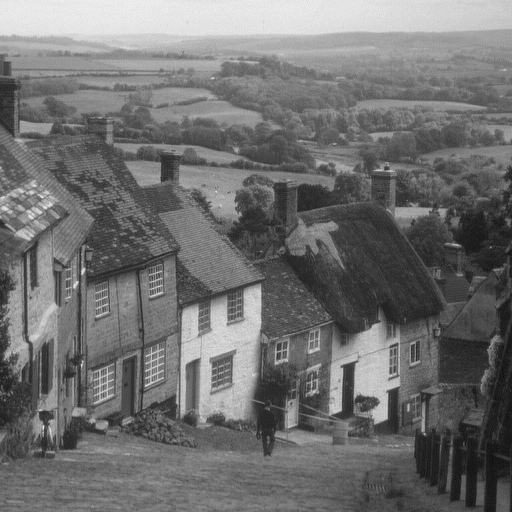
#> input picture Introduction computer vision/Week 2/Data/_goldhill.bmp, 512 x 512 px
$ jupyter execute --allow-errors '2.3.2_ Histograms and Intensity Transformations.ipynb'
#> lines starting #> are read from the running program, lines starting #| are printed output that depends on the picture; after the words box and inside, x2 and y2 are one past the last pixel; in counts of white or black regions, pixels touching at a corner belong together
<p style="text-align:center">
    <a href=""https://skills.network/?utm_medium=Exinfluencer&utm_source=Exinfluencer&utm_content=000026UJ&utm_term=10006555&utm_id=NA-SkillsNetwork-Channel-SkillsNetworkCoursesIBMDeveloperSkillsNetworkCV0101ENCoursera872-2022-01-01" target="_blank">

    </a>
</p>

<h1>Histogram and Intensity Transformations</h1>

Estimated time needed: **40** minutes

<h2>Objectives</h2>

Pixel Transforms are operations you perform one pixel at a time. In this lab, you will start by creating histograms. Histograms display the intensity of the image and can be used to optimize image characteristics. You will then apply Intensity Transformations, making objects easier to see by improving image contrast and brightness. In the last portion of the lab, you will use thresholding to segment objects from images.

<ul>
    <li><a href='#PT'>Pixel Transforms  </a>
        <ul>
            <li>Histograms </li>
            <li>Intensity Transformations</li>
            <li>Thresholding and Simple Segmentation </li>
</ul>

----

Download the image for the lab

[cell 1]
import os
import requests

# Create a directory for storing data if it doesn't exist
data_folder = "Data"
if not os.path.exists(data_folder):
    os.makedirs(data_folder)

# Define the URLs and file names
urls = [
    ("https://cf-courses-data.s3.us.cloud-object-storage.appdomain.cloud/IBMDeveloperSkillsNetwork-CV0101EN-SkillsNetwork/images%20/images_part_1/lenna.png", " lenna.png"),
("https://cf-courses-data.s3.us.cloud-object-storage.appdomain.cloud/IBMDeveloperSkillsNetwork-CV0101EN-SkillsNetwork/images%20/images_part_1/baboon.png", " baboon.png"),
("https://cf-courses-data.s3.us.cloud-object-storage.appdomain.cloud/IBMDeveloperSkillsNetwork-CV0101EN-SkillsNetwork/images%20/images_part_1/goldhill.bmp", " goldhill.bmp"),
("https://cf-courses-data.s3.us.cloud-object-storage.appdomain.cloud/IBMDeveloperSkillsNetwork-CV0101EN-SkillsNetwork/images%20/images_part_1/cameraman.jpeg", "cameraman.jpeg"),
("https://cf-courses-data.s3.us.cloud-object-storage.appdomain.cloud/IBMDeveloperSkillsNetwork-CV0101EN-SkillsNetwork/images%20/images_part_1/zelda.png", "zelda.png"),
("https://cf-courses-data.s3.us.cloud-object-storage.appdomain.cloud/IBMDeveloperSkillsNetwork-CV0101EN-SkillsNetwork/images%20/images_part_1/mammogram.png", "mammogram.png")
]

# Download files
#> (the rest of this cell did not finish here and is left out)

We will be using these imported functions in the lab

[cell 2]
import matplotlib.pyplot as plt
import cv2
import numpy as np

First, lets define a helper function to plot two images side-by-side. You will not need to understand this code at this moment, but this function will be used repeatedly in this tutorial to showcase the results.

[cell 3]
def plot_image(image_1, image_2,title_1="Orignal", title_2="New Image"):
    plt.figure(figsize=(10,10))
    plt.subplot(1, 2, 1)
    plt.imshow(image_1,cmap="gray")
    plt.title(title_1)
    plt.subplot(1, 2, 2)
    plt.imshow(image_2,cmap="gray")
    plt.title(title_2)
    plt.show()

Lets define another helper function. The following one will plot two histograms side-by-side. Again, you do not need to understand the body of this function at this moment.

[cell 4]
def plot_hist(old_image, new_image,title_old="Orignal", title_new="New Image"):
    intensity_values=np.array([x for x in range(256)])
    plt.subplot(1, 2, 1)
    plt.bar(intensity_values, cv2.calcHist([old_image],[0],None,[256],[0,256])[:,0],width = 5)
    plt.title(title_old)
    plt.xlabel('intensity')
    plt.subplot(1, 2, 2)
    plt.bar(intensity_values, cv2.calcHist([new_image],[0],None,[256],[0,256])[:,0],width = 5)
    plt.title(title_new)
    plt.xlabel('intensity')
    plt.show()

# Histograms

A histogram counts the number of occurrences of the intensity values of pixels, and it's a useful tool for understanding and manipulating images. We use <code>cv.calcHist()</code> to generate the histogram. Here are the parameter values:
<p>
    <code>cv2.calcHist(CV array:<b>[image]</b> this is the image channel:<b>[0]</b>,for this course it will always be <b>[None]</b>,the number of bins:<b>[L]</b>,the range of index of bins:<b>[0,L-1]</b>) </code>
</p>
For real images, <code>L</code> is <code>256</code>.

## Toy Example

Consider the toy array with intensity values ranging from 0 to 2. We can create a histogram. Its first element is the number of zeros in the image (in this case, 1); its second element is the number of ones in the image (in this case, 5), and so on.

[cell 5]
toy_image = np.array([[0,2,2],[1,1,1],[1,1,2]],dtype=np.uint8)
plt.imshow(toy_image, cmap="gray")
plt.show()
print("toy_image:", toy_image)

We can use the <code>caclHist</code> function, in this case, we use only three bins as there are only three values, and the index of the bins are from 1 to 3.

**TODO:** @Joe

[cell 6]
plt.bar([x for x in range(6)],[1,5,2,0,0,0])
plt.show()
#> figure, not shown here; tallest bar 5 high, from x = 0.6 to 1.4

[cell 7]
plt.bar([x for x in range(6)],[0,1,0,5,0,2])
plt.show()
#> figure, not shown here; tallest bar 5 high, from x = 2.6 to 3.4

The histogram is a function where $h[r]$  where   $r \in {0,1,2} $. In the above example  $h[0]=1$,$h[1]=5$ and $h[2]=3$

## Gray Scale Histograms

Histograms are used in grayscale images.  Grayscale images are used in many applications, including medical and industrial. Color images are split into luminance and chrominance. The luminance is the grayscale portion and is usually processed in many applications. Consider the following "Gold Hill" image:

[cell 8]
goldhill = cv2.imread("Data/_goldhill.bmp", cv2.IMREAD_GRAYSCALE)
#> goldhill is the input picture: shape (512, 512); min 20, max 236, mean 112.2
plt.figure(figsize=(10,10))
plt.imshow(goldhill,cmap="gray")
plt.show()

We can calculate the histogram using the `calcHist` function from the `cv2` module as follows, the shape is 256.

[cell 9]
hist = cv2.calcHist([goldhill],[0], None, [256], [0,256])
#> hist = 256 values, max 20039 at index 116, min 0 at index 0, mean 1024

We can plot it as a bar graph, the $x$-axis are the pixel intensities and the $y$-axis is the number of times of occurrences that the corresponding pixel intensity value on $x$-axis occurred.

[cell 10]
intensity_values = np.array([x for x in range(hist.shape[0])])
#> intensity_values = 256 values from 0 to 255
plt.bar(intensity_values, hist[:,0], width = 5)
plt.title("Bar histogram")
plt.show()
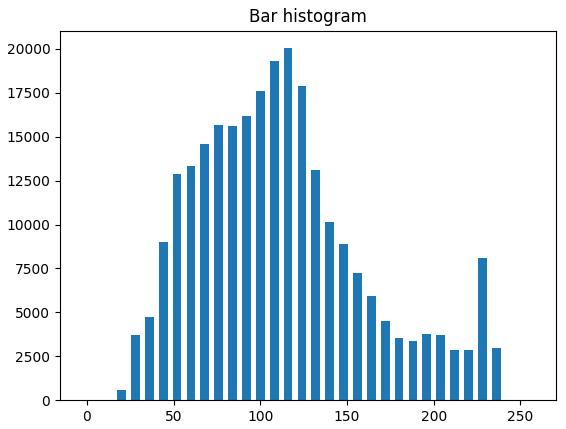
#> figure drawn by matplotlib, 1 panel; tallest bar 20039 high, from x = 113.5 to 118.5

The histogram is a function where $h[r]$  where   $r \in {0,1,..,255} $.

We can convert it to a probability mass function by normalizing it by the number of pixels:

[cell 11]
PMF = hist / (goldhill.shape[0] * goldhill.shape[1])
#> PMF = 256 values, max 0.0764 at index 116, min 0 at index 0, mean 0.00391

We can plot as a continuous function:

[cell 12]
plt.plot(intensity_values,hist)
plt.title("histogram")
plt.show()
#> figure, not shown here; curve peaks at x = 116, y = 20039

We can also apply a histogram to each image color channel:

[cell 13]
baboon = cv2.imread("Data/_baboon.png")
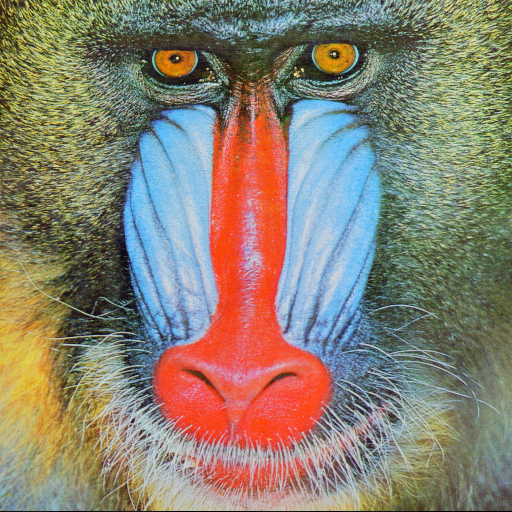
#> input picture Introduction computer vision/Week 2/Data/_baboon.png, 512 x 512 px
#> baboon is the input picture: shape (512, 512, 3); mean B, G, R 113.1, 128.9, 137.4
plt.imshow(cv2.cvtColor(baboon,cv2.COLOR_BGR2RGB))
plt.show()

In the loop, the value for <code>i</code> specifies what color channel <code>calcHist</code> is going to calculate the histogram for.

[cell 14]
color = ('blue','green','red')
for i,col in enumerate(color):
    histr = cv2.calcHist([baboon],[i],None,[256],[0,256])
    plt.plot(intensity_values,histr,color = col,label=col+" channel")

    plt.xlim([0,256])
plt.legend()
plt.title("Histogram Channels")
plt.show()
#> figure, not shown here; curve peaks at x = 63, y = 2081; curve peaks at x = 192, y = 2644; curve peaks at x = 112, y = 1845

#  Intensity Transformations

It's helpful to think of an image as a function $f(x,y)$ instead of an array at this point, where `x` is the row index and `y` is the column index. You can apply a transformation $T$ to the image and get a new image:
$$
g(x,y)=T(f(x,y))
$$

An Intensity Transformation depends on only one single point $(x,y)$. For example, you can apply a linear transform $g(x,y) = 2f(x,y) + 1$; this will multiply each image pixel by two and add one.

As the Intensity transforms only depend on one value; as a result, it is sometimes referred to as a gray-level mapping. The variable if $r$ is the gray level intensity, similar to the histogram values. The new output s is given by:

$$
s=T(r)
$$

## Image Negatives

Consider an image with $L$ intensity values ranging from $[0,L-1]$.  We can reverse the intensity levels by applying the following:
$$
g(x,y)=L-1-f(x,y)
$$

Using the intensity transformation function notation
$$
s = L - 1 - r
$$

This is called the image negative. For $L= 256$ the formulas simplifys to:
$$
g(x,y)=255-f(x,y) \qquad \mbox{and} \qquad s=255-r
$$

We can perform intensity transformation on the toy image where $L = 3$:

[cell 15]
neg_toy_image = -1 * toy_image + 255

print("toy image\n", neg_toy_image)
print("image negatives\n", neg_toy_image)

We see darker intensity’s become brighter and brighter become darker, middle intensity’s remain the same.

[cell 16]
plt.figure(figsize=(10,10))
plt.subplot(1, 2, 1)
plt.imshow(toy_image,cmap="gray")
plt.subplot(1, 2, 2)
plt.imshow(neg_toy_image,cmap="gray")
plt.show()
print("toy_image:", toy_image)

Reversing image intensity has many applications, including making it simpler to analyze medical images. Consider the mammogram with micro-calcifications on the upper quadrant:

[cell 17]
image = cv2.imread("Data/mammogram.png", cv2.IMREAD_GRAYSCALE)
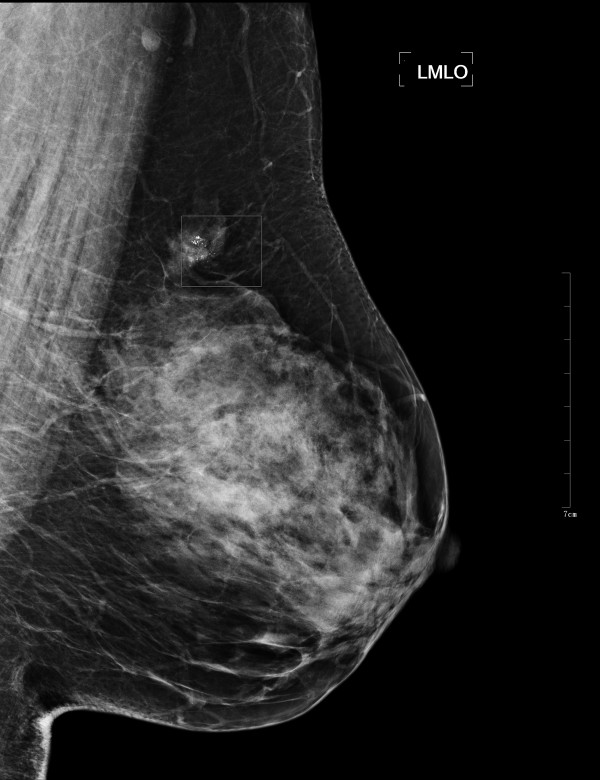
#> input picture Introduction computer vision/Week 2/Data/mammogram.png, 600 x 780 px
#> image is the input picture: shape (780, 600); min 0, max 255, mean 42.2
cv2.rectangle(image, pt1=(160, 212), pt2=(250, 289), color = (255), thickness=2)
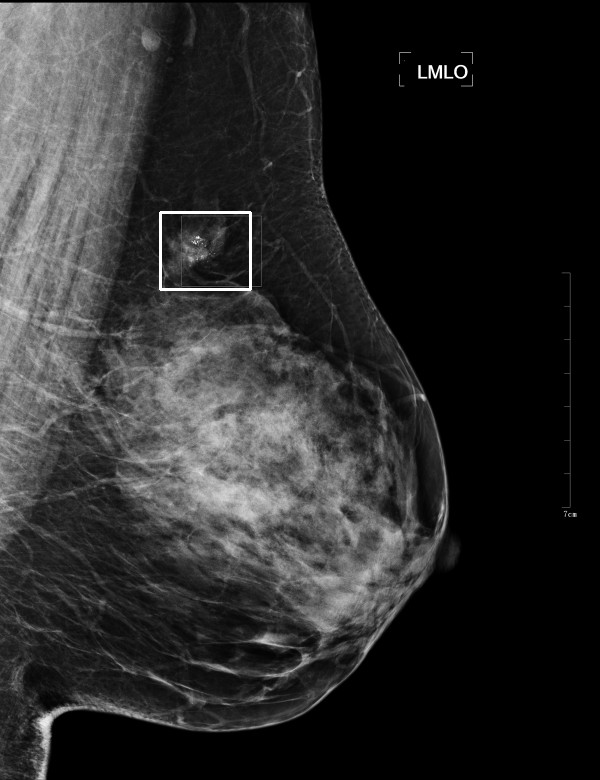
#> image: shape (780, 600); 0.21% of pixels changed, all inside (x1, y1, x2, y2) = (159, 211, 252, 291)

plt.figure(figsize = (10,10))
plt.imshow(image, cmap="gray")
plt.show()

We can apply the intensity transformation:

[cell 18]
img_neg = -1 * image + 255
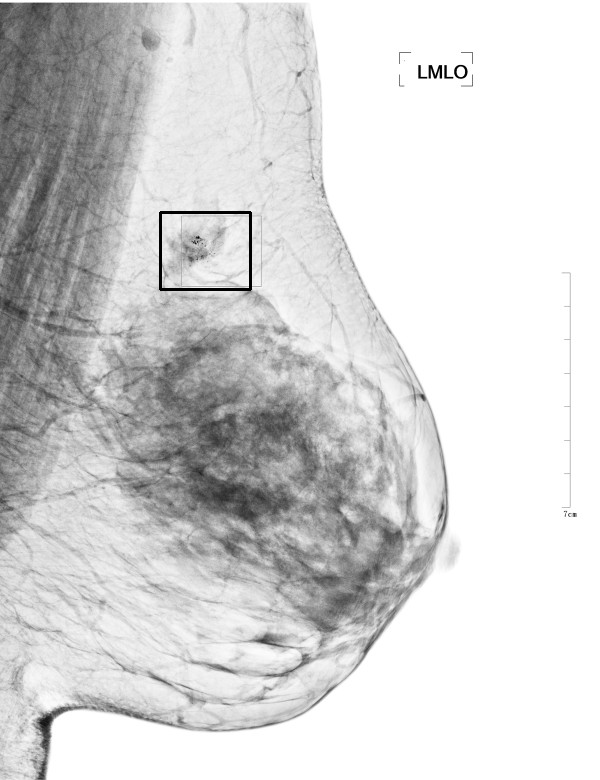
#> img_neg: shape (780, 600) int16; min 0, max 255, mean 212.3

We see the micro-calcifications in the image negatives is easier it is to analyze:

[cell 19]
plt.figure(figsize=(10,10))
plt.imshow(img_neg, cmap = "gray")
plt.show()

## Brightness and contrast adjustments

We can use multiplication by $\alpha$ for contrast control and addition by $\beta$ to improve brightness control. This applies the Intensity Transformation as well. The image is $f(x,y)$ and the transformed image is $g(x,y)$, where $g(x,y) = \alpha f(x,y) + \beta$.

 Rather than implementing via array operations, we use the function  <code>convertScaleAbs</code>. It scales, calculates absolute values, and converts the result to 8-bit so the values fall between $[0,255]$. For brightness control, we can set $\alpha$ to 1 and $\beta$ to 100: Remember the Good Hill image, it’s dark and hazy so let's see if we can improve it.

[cell 20]
alpha = 1 # Simple contrast control
beta = 100   # Simple brightness control
new_image = cv2.convertScaleAbs(goldhill, alpha=alpha, beta=beta)

We can plot the brighter image, it's much brighter :

[cell 21]
plot_image(goldhill, new_image, title_1 = "Orignal", title_2 = "brightness control")

We see the brighter image's histogram is shifted:

[cell 22]
plt.figure(figsize=(10,5))
plot_hist(goldhill, new_image, "Orignal", "brightness control")
#> in plot_hist, `plt.show()`:
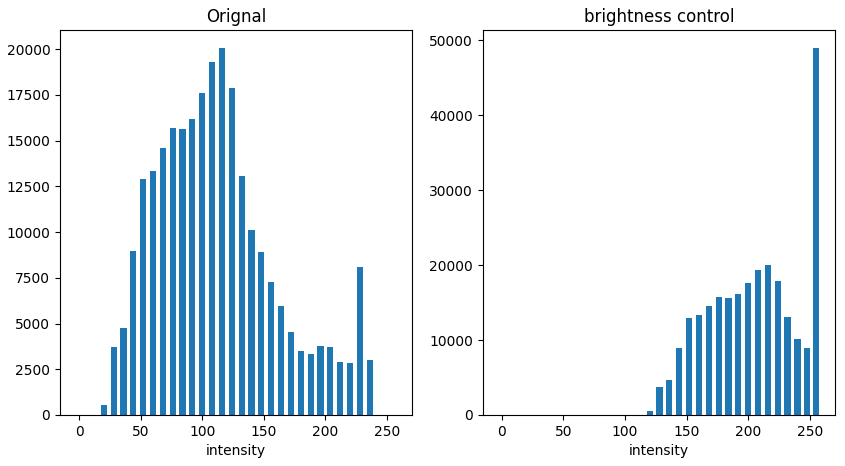
#> figure drawn by matplotlib, 2 panels; panel 1: tallest bar 20039 high, from x = 113.5 to 118.5; panel 2: tallest bar 48921 high, from x = 252.5 to 257.5

We can increase the contrast by increasing $\alpha$:

[cell 23]
plt.figure(figsize=(10,5))
alpha = 2# Simple contrast control
beta = 0 # Simple brightness control   # Simple brightness control
new_image = cv2.convertScaleAbs(goldhill, alpha=alpha, beta=beta)
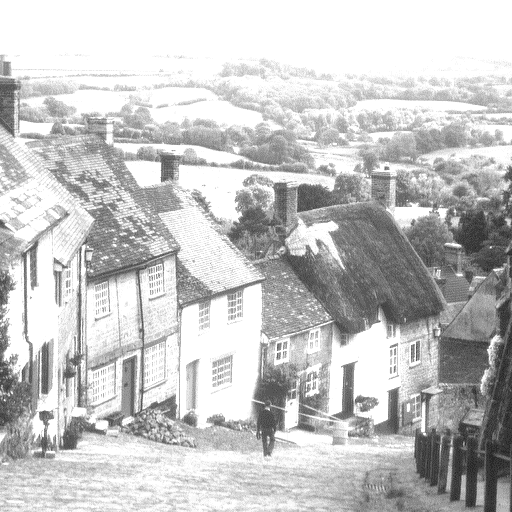
#> new_image: shape (512, 512); min 40, max 255, mean 197.2

We can plot the image and its corresponding histogram:

[cell 24]
plot_image(goldhill,new_image,"Orignal", "contrast control")

#> (a cell that did not finish here is left out)

When plotting the image we see it's too bright. We can adapt the brightness by making the image darker and increasing the contrast at the same time.

[cell 26]
plt.figure(figsize=(10,5))
alpha = 3 # Simple contrast control
beta = -200  # Simple brightness control
new_image = cv2.convertScaleAbs(goldhill, alpha=alpha, beta=beta)
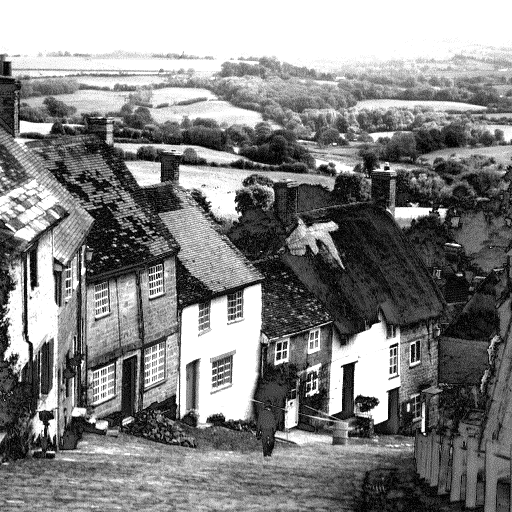
#> new_image: shape (512, 512); min 4, max 255, mean 131.8

#> (a cell that did not finish here is left out)

#> (a cell that did not finish here is left out)

There are other nonlinear methods to improve contrast and brightness, these methods have different sets of parameters. In general, it’s difficult to manually adjust the contrast and brightness parameter, but there are algorithms that improve contrast automatically.

## Histogram Equalization

Histogram Equalization increases the contrast of images, by stretching out the range of the grayscale pixels; It does this by flatting  the histogram. We simply apply the function <code>cv2.equalizeHist</code>.

#> (a cell that did not finish here is left out)

We can compare the image before and after Histogram Equalization, we see the contrast is improved. We see after the Histogram Equalization is applied, the histogram is stretched out:

#> (a cell that did not finish here is left out)

#> (a cell that did not finish here is left out)

## Thresholding and Simple Segmentation

Thresholding is used in image segmentation this means extracting objects from an image. Image segmentation is used in many applications including extracting text, medical imaging, and industrial imaging.
Thresholding an image takes a threshold; If a particular pixel (i,j) is greater than that threshold it will set that pixel to some value usually 1 or 255, otherwise, it will set it to another value, usually zero. We can write a Python function that will perform thresholding and output a new image given some input grayscale image:

[cell 32]
def thresholding(input_img,threshold,max_value=255, min_value=0):
#> called with input_img = array of shape (3, 3), threshold = 1, max_value = 2, min_value = 0
    N,M=input_img.shape
    image_out=np.zeros((N,M),dtype=np.uint8)

    for i  in range(N):
        for j in range(M):
            if input_img[i,j]> threshold:
                image_out[i,j]=max_value
            else:
                image_out[i,j]=min_value

    return image_out

Consider the following toy image:

[cell 33]
toy_image

We can apply thresholding, by setting all the values less than two to zero.

[cell 34]
threshold = 1
max_value = 2
min_value = 0
thresholding_toy = thresholding(toy_image, threshold=threshold, max_value=max_value, min_value=min_value)
thresholding_toy

We can compare the two images. In the new image we see all the gray values are now black:

[cell 35]
plt.figure(figsize=(10, 10))
plt.subplot(1, 2, 1)
plt.imshow(toy_image, cmap="gray")
plt.title("Original Image")
plt.subplot(1, 2, 2)
plt.imshow(thresholding_toy, cmap="gray")
plt.title("Image After Thresholding")
plt.show()
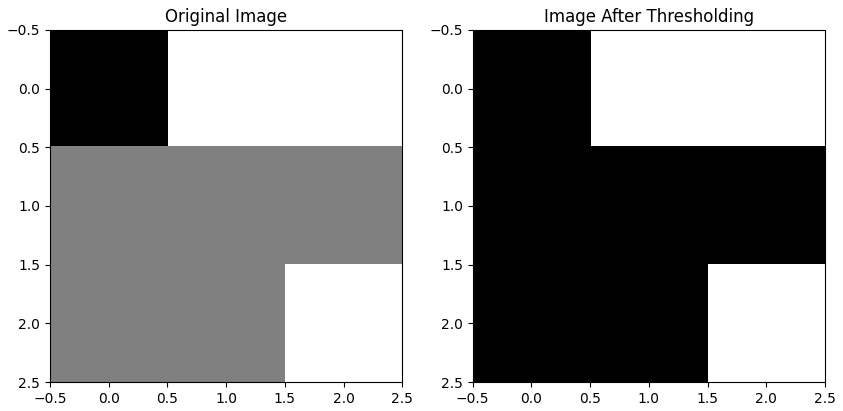
#> figure drawn by matplotlib, 2 panels

Consider the cameraman image:

#> (a cell that did not finish here is left out)

We can see the histogram as two peeks, this means that there is a large proportion of pixels in those two ranges:

[cell 37]
hist = cv2.calcHist([goldhill], [0], None, [256], [0, 256])
plt.bar(intensity_values, hist[:, 0], width=5)
plt.title("Bar histogram")
plt.show()

The cameraman corresponds to the darker pixels, therefore we can set the Threshold in such a way as to segment the cameraman. In this case, it looks to be slightly less than 90, let’s give it a try:

[cell 38]
threshold = 87
max_value = 255
min_value = 0
new_image = thresholding(image, threshold=threshold, max_value=max_value, min_value=min_value)
#> call 2 of thresholding, with threshold = 87, max_value = 255, min_value = 0
#> after the loop in thresholding (call 2), `for i  in range(N):`:
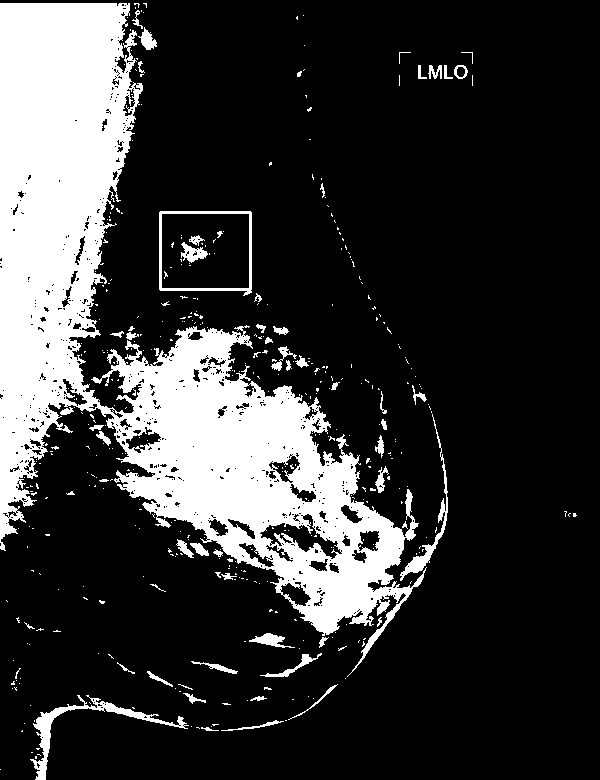
#> image_out: shape (780, 600); 21.2% white; 433 white regions (375 under 20 px), largest, box (x1, y1, x2, y2) and area: (0, 3, 427, 677) 90419, (30, 695, 189, 780) 1548, (159, 211, 252, 296) 1022
